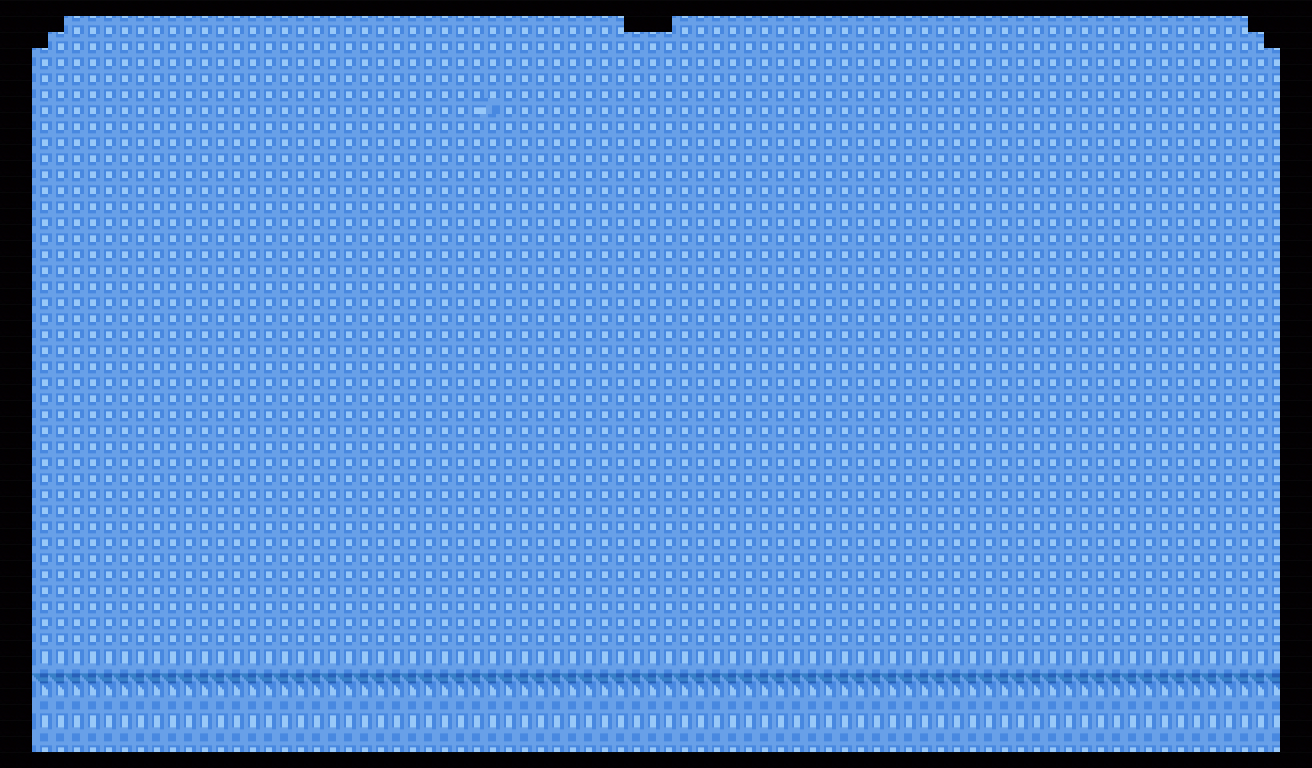

The image is a tile-based game level rendered from a .tmx file. Its description and source (layers, tilesets, objects; grid data summarised) follow:
An orthogonal 82x48 tile map with 16x16 px tiles, 2 tile layers (Tile Layer 1, Tile Layer 2), 3 tilesets and 111 objects (100x collidable, 5x locations, playerP, magnusP, samP, ...).

<map version="1.10" tiledversion="1.10.0" orientation="orthogonal" renderorder="right-down" width="82" height="48" tilewidth="16" tileheight="16" infinite="0" nextlayerid="10" nextobjectid="271">
 <tileset firstgid="1" source="../tsx/mart interior.tsx" />
 <tileset firstgid="18" source="../tsx/pokemart(1).tsx" />
 <tileset firstgid="24" source="../tsx/pokemall.tsx" />
 <layer id="7" name="Tile Layer 1" width="82" height="48">
  <data>[3936 cells, 3936 non-empty, 3 distinct tile ids]</data>
 </layer>
 <layer id="8" name="Tile Layer 2" width="82" height="48">
  <data>[3936 cells, 357 non-empty, 1 distinct tile ids]</data>
 </layer>
 <objectgroup id="3" name="objects">
  <object id="1" name="objects" type="collidable" gid="32" x="127.763" y="187.663" width="95" height="94" />
  <object id="2" name="objects" type="collidable" gid="33" x="32.922" y="662.573" width="94" height="39" />
  <object id="4" name="objects" type="collidable" gid="34" x="125.728" y="663.407" width="32" height="111" />
  <object id="5" name="objects" type="collidable" gid="25" x="63.7908" y="607.554" width="28" height="27" />
  <object id="6" name="objects" type="collidable" gid="25" x="228.963" y="158.925" width="28" height="27" />
  <object id="7" name="objects" type="collidable" gid="25" x="93.6283" y="155.728" width="28" height="27" />
  <object id="66" name="objects" type="collidable" gid="13" x="32.9532" y="106.675" width="31" height="94" />
  <object id="69" name="objects" type="collidable" gid="14" x="63.922" y="74.7563" width="32" height="60" />
  <object id="70" name="objects" type="collidable" gid="14" x="95.8908" y="74.7563" width="32" height="60" />
  <object id="71" name="objects" type="collidable" gid="14" x="127.86" y="74.7563" width="32" height="60" />
  <object id="72" name="objects" type="collidable" gid="14" x="157.697" y="74.7563" width="32" height="60" />
  <object id="73" name="objects" type="collidable" gid="14" x="187.535" y="74.7563" width="32" height="60" />
  <object id="77" name="objects" type="collidable" gid="14" x="219.504" y="74.7563" width="32" height="60" />
  <object id="78" name="objects" type="collidable" gid="14" x="250.407" y="74.7563" width="32" height="60" />
  <object id="79" name="objects" type="collidable" gid="14" x="281.31" y="74.7563" width="32" height="60" />
  <object id="82" name="objects" type="collidable" gid="14" x="313.279" y="74.7563" width="32" height="60" />
  <object id="83" name="objects" type="collidable" gid="14" x="345.248" y="74.7563" width="32" height="60" />
  <object id="99" name="objects" type="collidable" gid="14" x="376.151" y="74.7563" width="32" height="60" />
  <object id="102" name="objects" type="collidable" gid="14" x="407.054" y="74.7563" width="32" height="60" />
  <object id="105" name="objects" type="collidable" gid="14" x="437.957" y="74.7563" width="32" height="60" />
  <object id="106" name="objects" type="collidable" gid="14" x="468.86" y="74.7563" width="32" height="60" />
  <object id="109" name="objects" type="collidable" gid="14" x="493.37" y="74.7563" width="32" height="60" />
  <object id="113" name="objects" type="collidable" gid="14" x="524.273" y="74.7563" width="32" height="60" />
  <object id="114" name="objects" type="collidable" gid="14" x="556.242" y="74.7563" width="32" height="60" />
  <object id="116" name="objects" type="collidable" gid="14" x="583.948" y="74.7563" width="32" height="60" />
  <object id="124" name="objects" type="collidable" gid="14" x="616.982" y="74.7563" width="32" height="60" />
  <object id="126" name="objects" type="collidable" gid="14" x="648.951" y="74.7563" width="32" height="60" />
  <object id="127" name="objects" type="collidable" gid="14" x="681.986" y="74.7563" width="32" height="60" />
  <object id="128" name="objects" type="collidable" gid="14" x="713.955" y="74.7563" width="32" height="60" />
  <object id="129" name="objects" type="collidable" gid="14" x="746.989" y="75.822" width="32" height="60" />
  <object id="131" name="objects" type="collidable" gid="14" x="778.958" y="75.822" width="32" height="60" />
  <object id="134" name="objects" type="collidable" gid="14" x="809.861" y="75.822" width="32" height="60" />
  <object id="135" name="objects" type="collidable" gid="14" x="838.633" y="75.822" width="32" height="60" />
  <object id="137" name="objects" type="collidable" gid="14" x="867.405" y="75.822" width="32" height="60" />
  <object id="138" name="objects" type="collidable" gid="14" x="896.177" y="76.8876" width="32" height="60" />
  <object id="139" name="objects" type="collidable" gid="14" x="926.014" y="75.822" width="32" height="60" />
  <object id="140" name="objects" type="collidable" gid="14" x="956.917" y="76.8876" width="32" height="60" />
  <object id="141" name="objects" type="collidable" gid="14" x="988.886" y="74.7563" width="32" height="60" />
  <object id="142" name="objects" type="collidable" gid="14" x="1019.79" y="75.822" width="32" height="60" />
  <object id="143" name="objects" type="collidable" gid="14" x="1048.56" y="75.822" width="32" height="60" />
  <object id="144" name="objects" type="collidable" gid="14" x="1079.46" y="75.822" width="32" height="60" />
  <object id="145" name="objects" type="collidable" gid="14" x="1111.43" y="74.7563" width="32" height="60" />
  <object id="146" name="objects" type="collidable" gid="14" x="1111.43" y="74.7563" width="32" height="60" />
  <object id="148" name="objects" type="collidable" gid="14" x="1137.01" y="74.7563" width="32" height="60" />
  <object id="149" name="objects" type="collidable" gid="14" x="1167.91" y="74.7563" width="32" height="60" />
  <object id="150" name="objects" type="collidable" gid="14" x="1198.81" y="74.7563" width="32" height="60" />
  <object id="151" name="objects" type="collidable" gid="14" x="1216.93" y="76.8876" width="32" height="60" />
  <object id="153" name="objects" type="collidable" gid="26" x="64.8408" y="100.594" width="61" height="52" />
  <object id="155" name="objects" type="collidable" gid="26" x="1189.08" y="105.922" width="61" height="52" />
  <object id="156" name="objects" type="collidable" gid="30" x="1256.1" y="167.385" width="24" height="30" />
  <object id="157" name="objects" type="collidable" gid="24" x="158.828" y="663.229" width="34" height="19" />
  <object id="160" name="objects" type="collidable" gid="31" x="32.8064" y="334.769" width="58" height="60" />
  <object id="163" name="objects" type="collidable" gid="18" x="1140.11" y="333.326" width="95" height="103" />
  <object id="164" name="objects" type="collidable" gid="19" x="1243.57" y="333.507" width="33" height="65" />
  <object id="166" name="objects" type="collidable" gid="20" x="708.48" y="152.269" width="61" height="35" />
  <object id="167" name="objects" type="collidable" gid="21" x="649.804" y="153.335" width="59" height="35" />
  <object id="169" name="objects" type="collidable" gid="8" x="606.982" y="762.873" width="52" height="35" />
  <object id="171" name="objects" type="collidable" gid="7" x="312.147" y="245.322" width="30" height="58" />
  <object id="172" name="objects" type="collidable" gid="7" x="340.919" y="245.322" width="30" height="58" />
  <object id="173" name="objects" type="collidable" gid="4" x="1151.88" y="730.773" width="128" height="39" />
  <object id="175" name="objects" type="collidable" gid="1" x="1221.11" y="469.726" width="62" height="103" />
  <object id="176" name="objects" type="collidable" gid="1" x="29.7407" y="483.579" width="62" height="103" />
  <object id="179" name="objects" type="collidable" gid="6" x="1158.26" y="95.922" width="30" height="31" />
  <object id="180" name="objects" type="collidable" gid="6" x="126.728" y="92.7251" width="30" height="31" />
  <object id="181" name="objects" type="collidable" gid="3" x="153.338" y="335.097" width="94" height="50" />
  </objectgroup>
</map>
<!-- 46 of 111 objects omitted -->